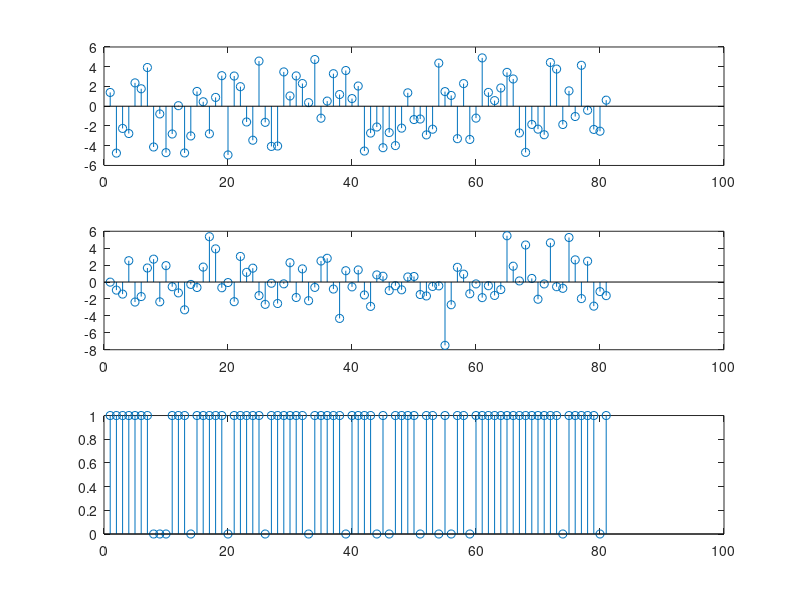

Write MATLAB code to recreate this figure.
%% Inicialização do ambiente
clear ; close all; clc

% Definimos uma seed estatica para o gerador de números aleatórios de forma
% a podermos repetir os experimentos com resultados determinísticos
rng(42);

%% Exercício 4
n = 1:81;
x1 = rand(1, 81) * (5 + 5) - 5;
x2 = randn(1, 81) * 2;
x3 = rand(1, 81) >= 0.2;

% Figura com os resultados
figure
% Plot de x1
subplot(3,1,1)
stem(n, x1)
% Plot de x2
subplot(3,1,2)
stem(n, x2)
% Plot de x3
subplot(3,1,3)
stem(n, x3)